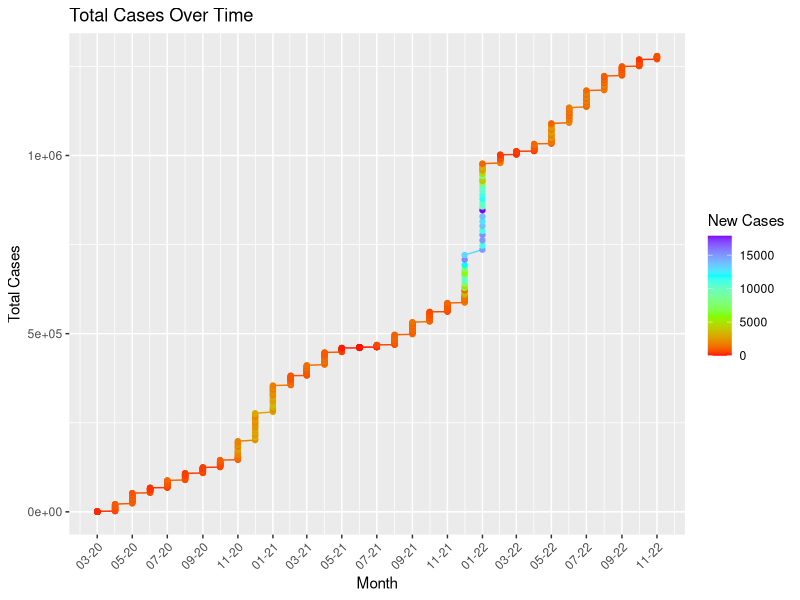
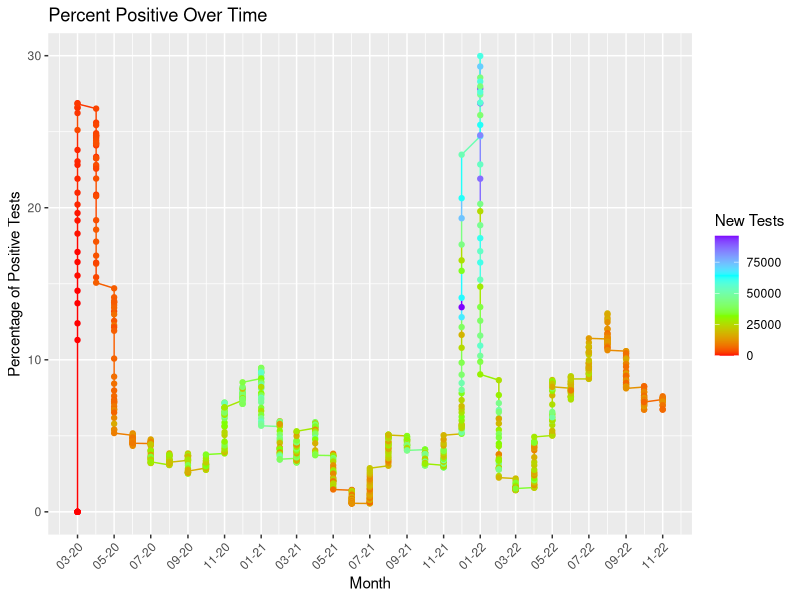
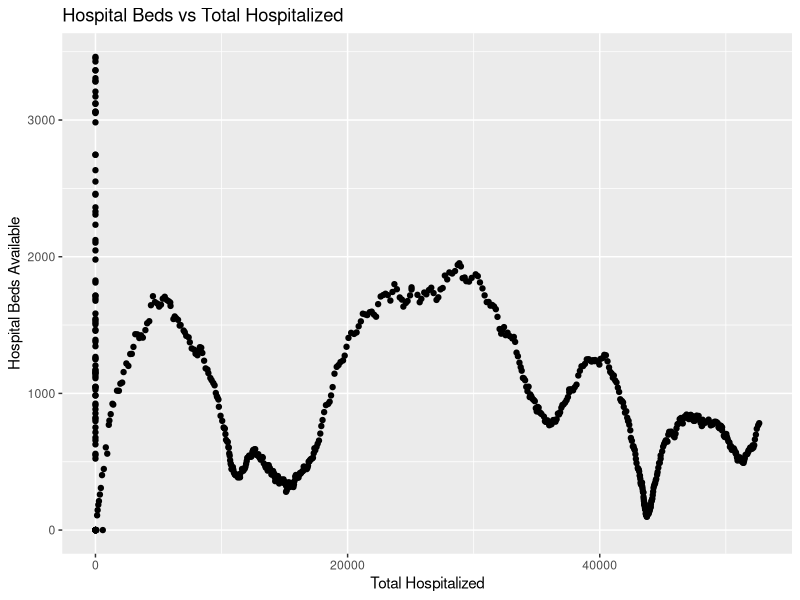
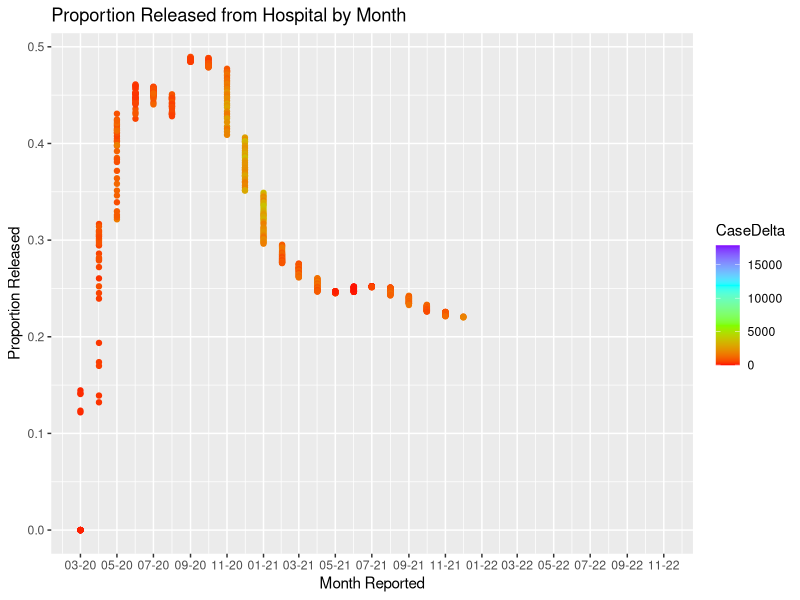
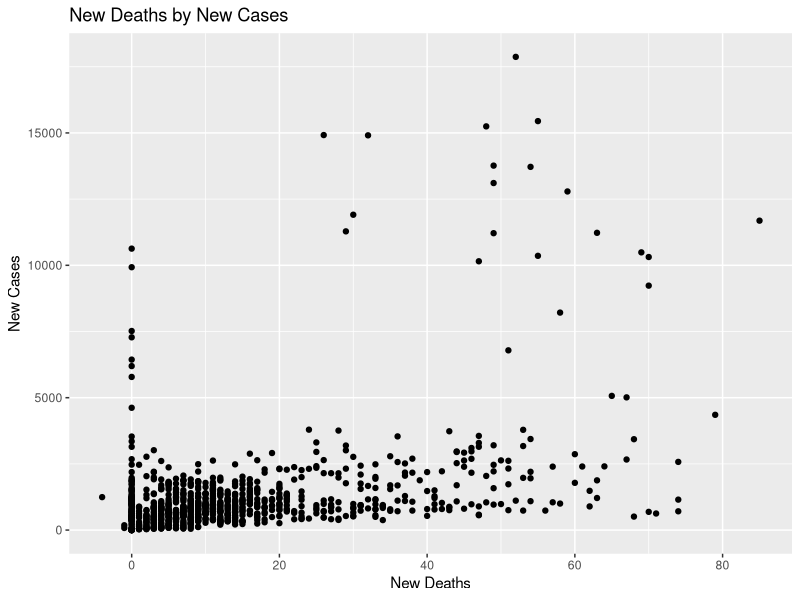
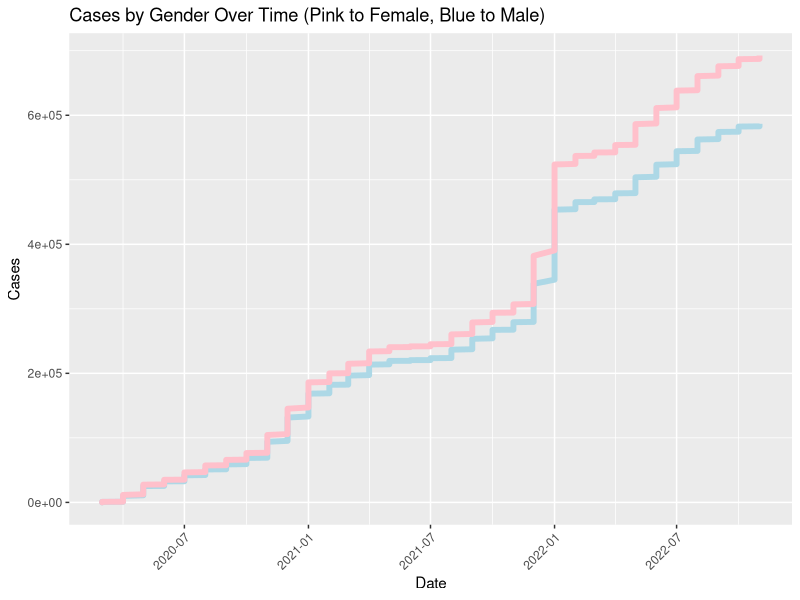
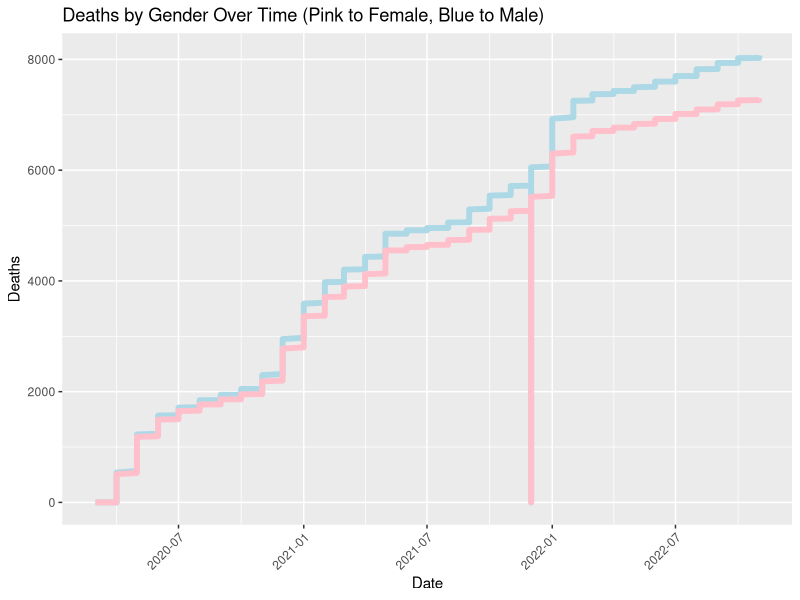
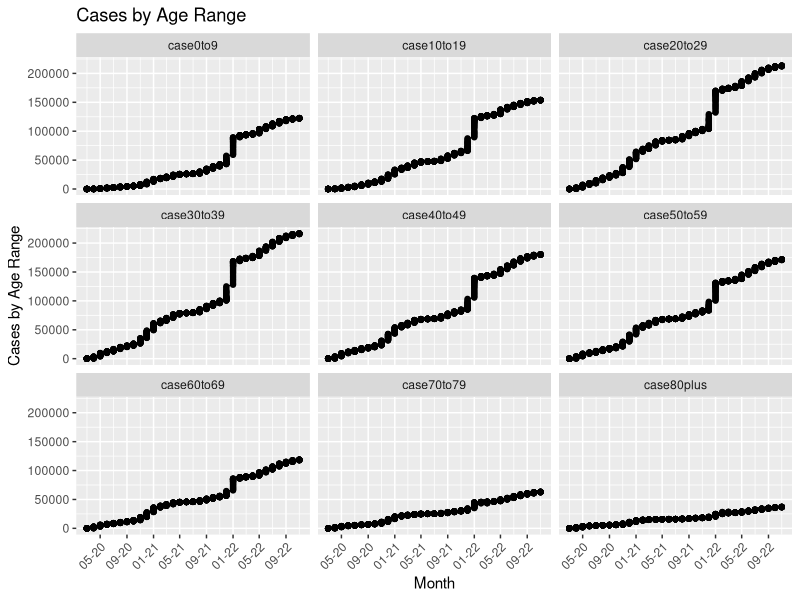

Reproduce these figures in R, in order.
## ---- chunk 1
knitr::opts_chunk$set(echo = TRUE)
## ---- chunk 2

library(data.table)
df <- fread('MD_COVID-19_-_MASTER_Case_Tracker.csv')
show(df)
## ---- chunk 3
library(zoo)
library(tidyverse)
library(lubridate)
library(dplyr)
## ---- chunk 4


df1 <- df %>% dplyr::mutate(year = year(as.Date(df$ReportDate,format="%m/%d/%Y")),
                 month = lubridate::month(as.Date(df$ReportDate,format="%m/%d/%Y")),
                 day = lubridate::day(as.Date(df$ReportDate,format="%m/%d/%Y")),
                 date = my(format(as.Date(df$ReportDate,format = "%m/%d/%Y"),"%m/%y")))
## ---- chunk 5
ggplot(data=df1, aes(x=df1$date, y=df1$TotalCases, color= df1$CaseDelta)) +
  labs(x = "Month", y = "Total Cases", color = "New Cases") +
  scale_colour_gradientn(colors=rainbow(4)) +
  geom_line()+
  geom_point() +
  scale_x_date(date_labels = "%m-%y",
               date_breaks = "2 month") +
  ggtitle("Total Cases Over Time") +
  theme(axis.text.x = element_text(angle = 45, hjust=1))
## ---- chunk 6
ggplot(data=df1, aes(x=df1$date, y=df1$PosTestPercent, color = df1$TestsDelta)) +
  geom_line() +
  labs(color = "New Tests", x = "Month", y = "Percentage of Positive Tests") +
  scale_colour_gradientn(colors=rainbow(4)) +
  geom_point() +
  scale_x_date(date_labels = "%m-%y",
               date_breaks = "2 month") +
  ggtitle("Percent Positive Over Time") + 
  theme(axis.text.x = element_text(angle = 45, hjust=1))
## ---- chunk 7
ggplot(data=df1, aes(x=df1$total_hospitalized, y=df1$bedsTotal)) +
  xlab("Total Hospitalized") +
  ylab("Hospital Beds Available") +
  ggtitle("Hospital Beds vs Total Hospitalized") +
  geom_point()
## ---- chunk 8
proportion_released = df1$total_released / df1$total_hospitalized
ggplot(data=df1, aes(x=df1$date, y=proportion_released, color=CaseDelta)) +
  scale_colour_gradientn(colors=rainbow(4)) +
  xlab("Month Reported") +
  ylab("Proportion Released") +
  geom_point() +
  scale_x_date(date_labels = "%m-%y",
               date_breaks = "2 month") +
  ggtitle("Proportion Released from Hospital by Month")
  theme(axis.text.x = element_text(angle = 45, hjust=1))

## ---- chunk 9

df1$NegDelta[is.na(df1$NegDelta)] = 0
df1$bedsDelta[is.na(df1$bedsDelta)] = 0
df1$deathsDelta[is.na(df1$deathsDelta)] = 0
df1$CaseDelta[is.na(df1$CaseDelta)] = 0
df1$pDeathsDelta[is.na(df1$pDeathsDelta)] = 0
df1$TestsDelta[is.na(df1$TestsDelta)] = 0
df1$releasedDelta[is.na(df1$releasedDelta)] = 0
df1$hospitalizedDelta[is.na(df1$hospitalizedDelta)] = 0

df1 <- df1 %>% mutate_all(.funs = funs(na.locf0(.)))

ggplot(data=df1, aes(x=df1$deathsDelta, y=df1$CaseDelta)) +
  labs(y = "New Cases", x = "New Deaths") +
  geom_point() +
  ggtitle("New Deaths by New Cases")
  geom_abline(color = "red")
## ---- chunk 10

ggp1 <- ggplot(data = df1, aes(x=df1$date)) +       
  geom_line(aes(y = df1$genMale), color = "lightblue", size=2) +
  geom_line(aes(y = df1$genFemale), color = "pink", size=2) +
  labs(x="Date", y="Cases") +
  ggtitle("Cases by Gender Over Time (Pink to Female, Blue to Male)") +
  theme(axis.text.x = element_text(angle = 45, hjust=1))

ggp1     

## ---- chunk 11

ggp1 <- ggplot(data = df1, aes(x=df1$date)) +       
  geom_line(aes(y = df1$deathGenMale), color = "lightblue", size=2) +
  geom_line(aes(y = df1$deathGenFemale), color = "pink", size=2) +
  labs(x="Date", y="Deaths") +
  ggtitle("Deaths by Gender Over Time (Pink to Female, Blue to Male)") +
  theme(axis.text.x = element_text(angle = 45, hjust=1))

ggp1     

## ---- chunk 12
agc <- df1 %>% pivot_longer(
  col = c(case0to9,case10to19,case20to29,case30to39,case40to49,case50to59,case60to69,case70to79,case80plus),
  names_to = "ageGroup",
  values_to = "cases")

ggplot(data = agc, aes(x = `date`, y = `cases`)) +
  facet_wrap(~agc$ageGroup) +
  labs(x = "Month", y = "Cases by Age Range") +
  geom_line()+
  geom_point() +
  ggtitle("Cases by Age Range") +
  scale_x_date(date_labels = "%m-%y",
               date_breaks = "4 month") +
  theme(axis.text.x = element_text(angle = 45, hjust=1))
